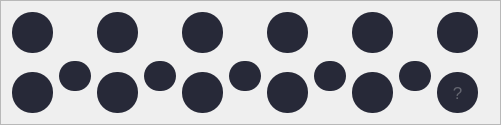
            <widget class="QFrame" name="frame_4">
             <property name="minimumSize">
              <size>
               <width>501</width>
               <height>110</height>
              </size>
             </property>
             <property name="styleSheet">
              <string notr="true"/>
             </property>
             <property name="frameShape">
              <enum>QFrame::StyledPanel</enum>
             </property>
             <property name="frameShadow">
              <enum>QFrame::Raised</enum>
             </property>
             <layout class="QGridLayout" name="gridLayout_4">
              <item row="3" column="7">
               <spacer name="horizontalSpacer_11">
                <property name="orientation">
                 <enum>Qt::Horizontal</enum>
                </property>
                <property name="sizeType">
                 <enum>QSizePolicy::Fixed</enum>
                </property>
                <property name="sizeHint" stdset="0">
                 <size>
                  <width>5</width>
                  <height>20</height>
                 </size>
                </property>
               </spacer>
              </item>
              <item row="3" column="5">
               <spacer name="horizontalSpacer_12">
                <property name="orientation">
                 <enum>Qt::Horizontal</enum>
                </property>
                <property name="sizeType">
                 <enum>QSizePolicy::Fixed</enum>
                </property>
                <property name="sizeHint" stdset="0">
                 <size>
                  <width>5</width>
                  <height>20</height>
                 </size>
                </property>
               </spacer>
              </item>
              <item row="3" column="9">
               <spacer name="horizontalSpacer_25">
                <property name="orientation">
                 <enum>Qt::Horizontal</enum>
                </property>
                <property name="sizeType">
                 <enum>QSizePolicy::Fixed</enum>
                </property>
                <property name="sizeHint" stdset="0">
                 <size>
                  <width>5</width>
                  <height>20</height>
                 </size>
                </property>
               </spacer>
              </item>
              <item row="3" column="1">
               <spacer name="horizontalSpacer_26">
                <property name="orientation">
                 <enum>Qt::Horizontal</enum>
                </property>
                <property name="sizeType">
                 <enum>QSizePolicy::Fixed</enum>
                </property>
                <property name="sizeHint" stdset="0">
                 <size>
                  <width>5</width>
                  <height>20</height>
                 </size>
                </property>
               </spacer>
              </item>
              <item row="3" column="3">
               <spacer name="horizontalSpacer_27">
                <property name="orientation">
                 <enum>Qt::Horizontal</enum>
                </property>
                <property name="sizeType">
                 <enum>QSizePolicy::Fixed</enum>
                </property>
                <property name="sizeHint" stdset="0">
                 <size>
                  <width>5</width>
                  <height>20</height>
                 </size>
                </property>
               </spacer>
              </item>
              <item row="1" column="0">
               <spacer name="verticalSpacer_15">
                <property name="orientation">
                 <enum>Qt::Vertical</enum>
                </property>
                <property name="sizeType">
                 <enum>QSizePolicy::Fixed</enum>
                </property>
                <property name="sizeHint" stdset="0">
                 <size>
                  <width>18</width>
                  <height>7</height>
                 </size>
                </property>
               </spacer>
              </item>
              <item row="1" column="6">
               <spacer name="verticalSpacer_16">
                <property name="orientation">
                 <enum>Qt::Vertical</enum>
                </property>
                <property name="sizeType">
                 <enum>QSizePolicy::Fixed</enum>
                </property>
                <property name="sizeHint" stdset="0">
                 <size>
                  <width>18</width>
                  <height>7</height>
                 </size>
                </property>
               </spacer>
              </item>
              <item row="1" column="7" rowspan="2">
               <widget class="QPushButton" name="pushButton_23">
                <property name="sizePolicy">
                 <sizepolicy hsizetype="Fixed" vsizetype="Fixed">
                  <horstretch>0</horstretch>
                  <verstretch>0</verstretch>
                 </sizepolicy>
                </property>
                <property name="minimumSize">
                 <size>
                  <width>30</width>
                  <height>30</height>
                 </size>
                </property>
                <property name="styleSheet">
                 <string notr="true">QPushButton {
background-color: #272938;
border-radius: 15px;
}

QPushButton:hover {
background-color: #FB6678;
border-radius: 15px;
}</string>
                </property>
                <property name="text">
                 <string/>
                </property>
               </widget>
              </item>
              <item row="1" column="8">
               <spacer name="verticalSpacer_17">
                <property name="orientation">
                 <enum>Qt::Vertical</enum>
                </property>
                <property name="sizeType">
                 <enum>QSizePolicy::Fixed</enum>
                </property>
                <property name="sizeHint" stdset="0">
                 <size>
                  <width>18</width>
                  <height>7</height>
                 </size>
                </property>
               </spacer>
              </item>
              <item row="1" column="9" rowspan="2">
               <widget class="QPushButton" name="pushButton_40">
                <property name="sizePolicy">
                 <sizepolicy hsizetype="Fixed" vsizetype="Fixed">
                  <horstretch>0</horstretch>
                  <verstretch>0</verstretch>
                 </sizepolicy>
                </property>
                <property name="minimumSize">
                 <size>
                  <width>30</width>
                  <height>30</height>
                 </size>
                </property>
                <property name="styleSheet">
                 <string notr="true">QPushButton {
background-color: #272938;
border-radius: 15px;
}

QPushButton:hover {
background-color: #FB6678;
border-radius: 15px;
}</string>
                </property>
                <property name="text">
                 <string/>
                </property>
               </widget>
              </item>
              <item row="1" column="5" rowspan="2">
               <widget class="QPushButton" name="pushButton_41">
                <property name="sizePolicy">
                 <sizepolicy hsizetype="Fixed" vsizetype="Fixed">
                  <horstretch>0</horstretch>
                  <verstretch>0</verstretch>
                 </sizepolicy>
                </property>
                <property name="minimumSize">
                 <size>
                  <width>30</width>
                  <height>30</height>
                 </size>
                </property>
                <property name="styleSheet">
                 <string notr="true">QPushButton {
background-color: #272938;
border-radius: 15px;
}

QPushButton:hover {
background-color: #FB6678;
border-radius: 15px;
}</string>
                </property>
                <property name="text">
                 <string/>
                </property>
               </widget>
              </item>
              <item row="1" column="10">
               <spacer name="verticalSpacer_18">
                <property name="orientation">
                 <enum>Qt::Vertical</enum>
                </property>
                <property name="sizeType">
                 <enum>QSizePolicy::Fixed</enum>
                </property>
                <property name="sizeHint" stdset="0">
                 <size>
                  <width>18</width>
                  <height>7</height>
                 </size>
                </property>
               </spacer>
              </item>
              <item row="2" column="0" rowspan="2">
               <widget class="QPushButton" name="pushButton_42">
                <property name="sizePolicy">
                 <sizepolicy hsizetype="Fixed" vsizetype="Fixed">
                  <horstretch>0</horstretch>
                  <verstretch>0</verstretch>
                 </sizepolicy>
                </property>
                <property name="minimumSize">
                 <size>
                  <width>41</width>
                  <height>41</height>
                 </size>
                </property>
                <property name="styleSheet">
                 <string notr="true">QPushButton {
background-color: #272938;
border-radius: 20px;
}

QPushButton:hover {
background-color: #0177FB;
border-radius: 20px;
}</string>
                </property>
                <property name="text">
                 <string/>
                </property>
               </widget>
              </item>
              <item row="2" column="2" rowspan="2">
               <widget class="QPushButton" name="pushButton_43">
                <property name="sizePolicy">
                 <sizepolicy hsizetype="Fixed" vsizetype="Fixed">
                  <horstretch>0</horstretch>
                  <verstretch>0</verstretch>
                 </sizepolicy>
                </property>
                <property name="minimumSize">
                 <size>
                  <width>41</width>
                  <height>41</height>
                 </size>
                </property>
                <property name="styleSheet">
                 <string notr="true">QPushButton {
background-color: #272938;
border-radius: 20px;
}

QPushButton:hover {
background-color: #FB6678;
border-radius: 20px;
}</string>
                </property>
                <property name="text">
                 <string/>
                </property>
               </widget>
              </item>
              <item row="1" column="2">
               <spacer name="verticalSpacer_19">
                <property name="orientation">
                 <enum>Qt::Vertical</enum>
                </property>
                <property name="sizeType">
                 <enum>QSizePolicy::Fixed</enum>
                </property>
                <property name="sizeHint" stdset="0">
                 <size>
                  <width>18</width>
                  <height>7</height>
                 </size>
                </property>
               </spacer>
              </item>
              <item row="2" column="4" rowspan="2">
               <widget class="QPushButton" name="pushButton_44">
                <property name="sizePolicy">
                 <sizepolicy hsizetype="Fixed" vsizetype="Fixed">
                  <horstretch>0</horstretch>
                  <verstretch>0</verstretch>
                 </sizepolicy>
                </property>
                <property name="minimumSize">
                 <size>
                  <width>41</width>
                  <height>41</height>
                 </size>
                </property>
                <property name="styleSheet">
                 <string notr="true">QPushButton {
background-color: #272938;
border-radius: 20px;
}

QPushButton:hover {
background-color: #74CE8B;
border-radius: 20px;
}</string>
                </property>
                <property name="text">
                 <string/>
                </property>
               </widget>
              </item>
              <item row="2" column="6" rowspan="2">
               <widget class="QPushButton" name="pushButton_45">
                <property name="sizePolicy">
                 <sizepolicy hsizetype="Fixed" vsizetype="Fixed">
                  <horstretch>0</horstretch>
                  <verstretch>0</verstretch>
                 </sizepolicy>
                </property>
                <property name="minimumSize">
                 <size>
                  <width>41</width>
                  <height>41</height>
                 </size>
                </property>
                <property name="styleSheet">
                 <string notr="true">QPushButton {
background-color: #272938;
border-radius: 20px;
}

QPushButton:hover {
background-color: #0177FB;
border-radius: 20px;
}</string>
                </property>
                <property name="text">
                 <string/>
                </property>
               </widget>
              </item>
              <item row="1" column="4">
               <spacer name="verticalSpacer_20">
                <property name="orientation">
                 <enum>Qt::Vertical</enum>
                </property>
                <property name="sizeType">
                 <enum>QSizePolicy::Fixed</enum>
                </property>
                <property name="sizeHint" stdset="0">
                 <size>
                  <width>18</width>
                  <height>7</height>
                 </size>
                </property>
               </spacer>
              </item>
              <item row="2" column="8" rowspan="2">
               <widget class="QPushButton" name="pushButton_46">
                <property name="sizePolicy">
                 <sizepolicy hsizetype="Fixed" vsizetype="Fixed">
                  <horstretch>0</horstretch>
                  <verstretch>0</verstretch>
                 </sizepolicy>
                </property>
                <property name="minimumSize">
                 <size>
                  <width>41</width>
                  <height>41</height>
                 </size>
                </property>
                <property name="styleSheet">
                 <string notr="true">QPushButton {
background-color: #272938;
border-radius: 20px;
}

QPushButton:hover {
background-color: #FB6678;
border-radius: 20px;
}</string>
                </property>
                <property name="text">
                 <string/>
                </property>
               </widget>
              </item>
              <item row="1" column="3" rowspan="2">
               <widget class="QPushButton" name="pushButton_47">
                <property name="sizePolicy">
                 <sizepolicy hsizetype="Fixed" vsizetype="Fixed">
                  <horstretch>0</horstretch>
                  <verstretch>0</verstretch>
                 </sizepolicy>
                </property>
                <property name="minimumSize">
                 <size>
                  <width>30</width>
                  <height>30</height>
                 </size>
                </property>
                <property name="styleSheet">
                 <string notr="true">QPushButton {
background-color: #272938;
border-radius: 15px;
}

QPushButton:hover {
background-color: #74CE8B;
border-radius: 15px;
}</string>
                </property>
                <property name="text">
                 <string/>
                </property>
               </widget>
              </item>
              <item row="2" column="10" rowspan="2">
               <widget class="QPushButton" name="faqs_btn">
                <property name="sizePolicy">
                 <sizepolicy hsizetype="Fixed" vsizetype="Fixed">
                  <horstretch>0</horstretch>
                  <verstretch>0</verstretch>
                 </sizepolicy>
                </property>
                <property name="minimumSize">
                 <size>
                  <width>41</width>
                  <height>41</height>
                 </size>
                </property>
                <property name="font">
                 <font>
                  <pointsize>13</pointsize>
                 </font>
                </property>
                <property name="cursor">
                 <cursorShape>PointingHandCursor</cursorShape>
                </property>
                <property name="styleSheet">
                 <string notr="true">QPushButton {
background-color: #272938;
	color: rgb(100, 102, 112);
border-radius: 20px;
}

QPushButton:hover {
color: rgb(255, 255, 255);
background-color: #0177FB;
border-radius: 20px;
}</string>
                </property>
                <property name="text">
                 <string>?</string>
                </property>
               </widget>
              </item>
              <item row="0" column="2">
               <widget class="QPushButton" name="pushButton_49">
                <property name="sizePolicy">
                 <sizepolicy hsizetype="Fixed" vsizetype="Fixed">
                  <horstretch>0</horstretch>
                  <verstretch>0</verstretch>
                 </sizepolicy>
                </property>
                <property name="minimumSize">
                 <size>
                  <width>41</width>
                  <height>41</height>
                 </size>
                </property>
                <property name="styleSheet">
                 <string notr="true">QPushButton {
background-color: #272938;
border-radius: 20px;
}

QPushButton:hover {
background-color: #74CE8B;
border-radius: 20px;
}</string>
                </property>
                <property name="text">
                 <string/>
                </property>
               </widget>
              </item>
              <item row="0" column="3">
               <spacer name="horizontalSpacer_28">
                <property name="orientation">
                 <enum>Qt::Horizontal</enum>
                </property>
                <property name="sizeType">
                 <enum>QSizePolicy::Fixed</enum>
                </property>
                <property name="sizeHint" stdset="0">
                 <size>
                  <width>5</width>
                  <height>20</height>
                 </size>
                </property>
               </spacer>
              </item>
              <item row="0" column="6">
               <widget class="QPushButton" name="pushButton_50">
                <property name="sizePolicy">
                 <sizepolicy hsizetype="Fixed" vsizetype="Fixed">
                  <horstretch>0</horstretch>
                  <verstretch>0</verstretch>
                 </sizepolicy>
                </property>
                <property name="minimumSize">
                 <size>
                  <width>41</width>
                  <height>41</height>
                 </size>
                </property>
                <property name="styleSheet">
                 <string notr="true">QPushButton {
background-color: #272938;
border-radius: 20px;
}

QPushButton:hover {
background-color: #74CE8B;
border-radius: 20px;
}</string>
                </property>
                <property name="text">
                 <string/>
                </property>
               </widget>
              </item>
              <item row="0" column="8">
               <widget class="QPushButton" name="pushButton_51">
                <property name="sizePolicy">
                 <sizepolicy hsizetype="Fixed" vsizetype="Fixed">
                  <horstretch>0</horstretch>
                  <verstretch>0</verstretch>
                 </sizepolicy>
                </property>
                <property name="minimumSize">
                 <size>
                  <width>41</width>
                  <height>41</height>
                 </size>
                </property>
                <property name="styleSheet">
                 <string notr="true">QPushButton {
background-color: #272938;
border-radius: 20px;
}

QPushButton:hover {
background-color: #0177FB;
border-radius: 20px;
}</string>
                </property>
                <property name="text">
                 <string/>
                </property>
               </widget>
              </item>
              <item row="0" column="5">
               <spacer name="horizontalSpacer_29">
                <property name="orientation">
                 <enum>Qt::Horizontal</enum>
                </property>
                <property name="sizeType">
                 <enum>QSizePolicy::Fixed</enum>
                </property>
                <property name="sizeHint" stdset="0">
                 <size>
                  <width>5</width>
                  <height>20</height>
                 </size>
                </property>
               </spacer>
              </item>
              <item row="0" column="7">
               <spacer name="horizontalSpacer_30">
                <property name="orientation">
                 <enum>Qt::Horizontal</enum>
                </property>
                <property name="sizeType">
                 <enum>QSizePolicy::Fixed</enum>
                </property>
                <property name="sizeHint" stdset="0">
                 <size>
                  <width>5</width>
                  <height>20</height>
                 </size>
                </property>
               </spacer>
              </item>
              <item row="0" column="9">
               <spacer name="horizontalSpacer_31">
                <property name="orientation">
                 <enum>Qt::Horizontal</enum>
                </property>
                <property name="sizeType">
                 <enum>QSizePolicy::Fixed</enum>
                </property>
                <property name="sizeHint" stdset="0">
                 <size>
                  <width>5</width>
                  <height>20</height>
                 </size>
                </property>
               </spacer>
              </item>
              <item row="0" column="10">
               <widget class="QPushButton" name="pushButton_52">
                <property name="sizePolicy">
                 <sizepolicy hsizetype="Fixed" vsizetype="Fixed">
                  <horstretch>0</horstretch>
                  <verstretch>0</verstretch>
                 </sizepolicy>
                </property>
                <property name="minimumSize">
                 <size>
                  <width>41</width>
                  <height>41</height>
                 </size>
                </property>
                <property name="styleSheet">
                 <string notr="true">QPushButton {
background-color: #272938;
border-radius: 20px;
}

QPushButton:hover {
background-color: #74CE8B;
border-radius: 20px;
}</string>
                </property>
                <property name="text">
                 <string/>
                </property>
               </widget>
              </item>
              <item row="0" column="0">
               <widget class="QPushButton" name="pushButton_53">
                <property name="sizePolicy">
                 <sizepolicy hsizetype="Fixed" vsizetype="Fixed">
                  <horstretch>0</horstretch>
                  <verstretch>0</verstretch>
                 </sizepolicy>
                </property>
                <property name="minimumSize">
                 <size>
                  <width>41</width>
                  <height>41</height>
                 </size>
                </property>
                <property name="styleSheet">
                 <string notr="true">QPushButton {
background-color: #272938;
border-radius: 20px;
}

QPushButton:hover {
background-color: #0177FB;
border-radius: 20px;
}</string>
                </property>
                <property name="text">
                 <string/>
                </property>
               </widget>
              </item>
              <item row="0" column="1">
               <spacer name="horizontalSpacer_32">
                <property name="orientation">
                 <enum>Qt::Horizontal</enum>
                </property>
                <property name="sizeType">
                 <enum>QSizePolicy::Fixed</enum>
                </property>
                <property name="sizeHint" stdset="0">
                 <size>
                  <width>5</width>
                  <height>20</height>
                 </size>
                </property>
               </spacer>
              </item>
              <item row="0" column="4">
               <widget class="QPushButton" name="pushButton_54">
                <property name="minimumSize">
                 <size>
                  <width>41</width>
                  <height>41</height>
                 </size>
                </property>
                <property name="styleSheet">
                 <string notr="true">QPushButton {
background-color: #272938;
border-radius: 20px;
}

QPushButton:hover {
background-color: #0177FB;
border-radius: 20px;
}</string>
                </property>
                <property name="text">
                 <string/>
                </property>
               </widget>
              </item>
              <item row="1" column="1" rowspan="2">
               <widget class="QPushButton" name="pushButton_55">
                <property name="sizePolicy">
                 <sizepolicy hsizetype="Fixed" vsizetype="Fixed">
                  <horstretch>0</horstretch>
                  <verstretch>0</verstretch>
                 </sizepolicy>
                </property>
                <property name="minimumSize">
                 <size>
                  <width>30</width>
                  <height>30</height>
                 </size>
                </property>
                <property name="styleSheet">
                 <string notr="true">QPushButton {
background-color: #272938;
border-radius: 15px;
}

QPushButton:hover {
background-color: #FB6678;
border-radius: 15px;
}</string>
                </property>
                <property name="text">
                 <string/>
                </property>
               </widget>
              </item>
             </layout>
            </widget>
